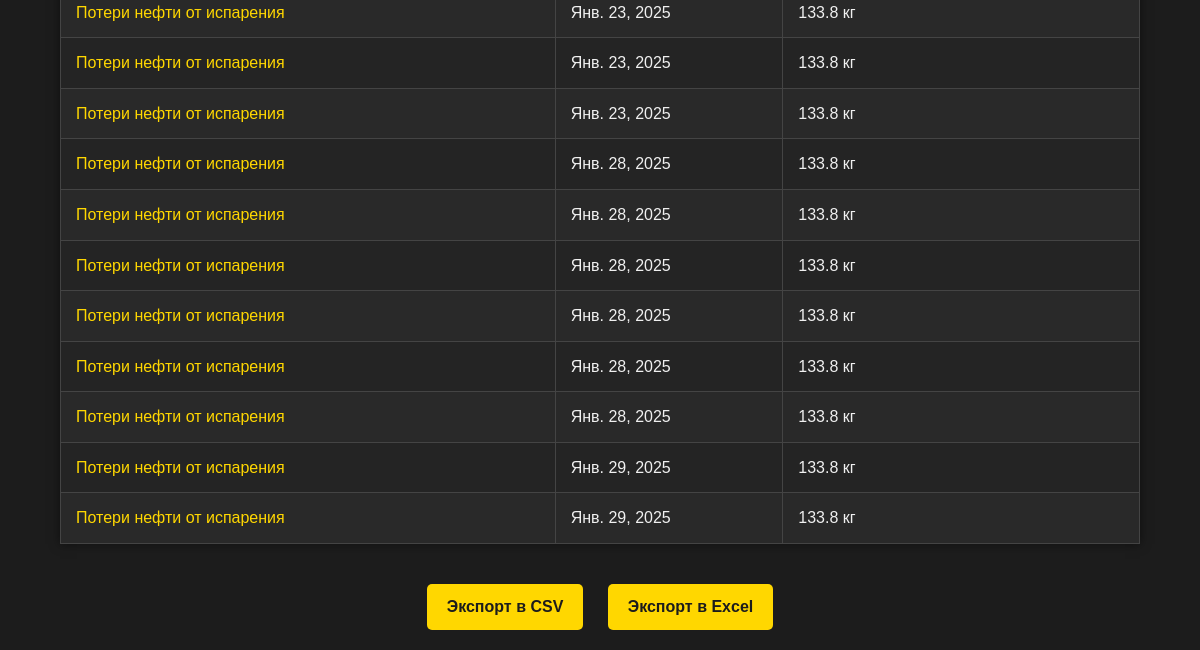
Before: /archive/ (lower part) with the older database file.
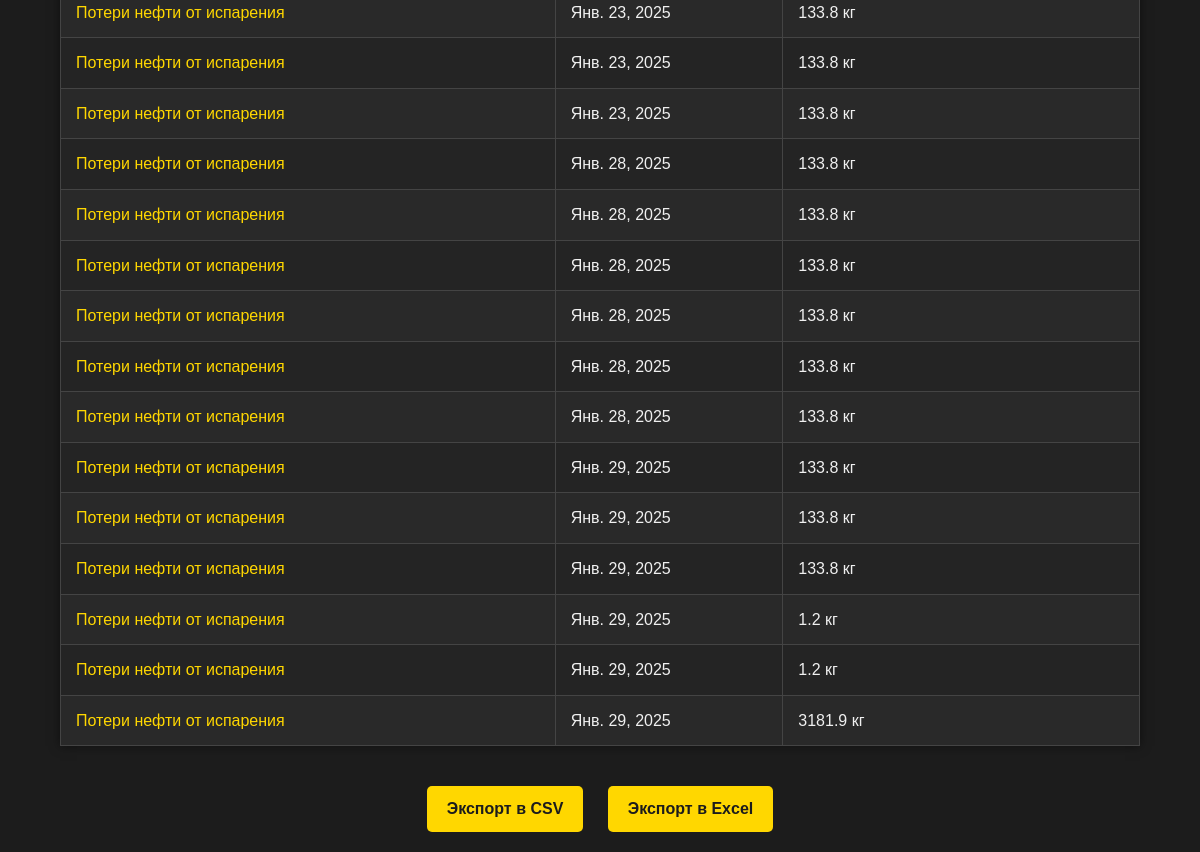
After: the same page with the newer database file.
### oil_losses/models.py (models this page shows, shortened)
class OilEvaporationLossCalculation(models.Model):
    date = models.DateField(verbose_name="Дата расчета", auto_now_add=True)
    temperature = models.FloatField(verbose_name="Температура нефти (К)")
    density_standard = models.FloatField(verbose_name="Плотность нефти при стандартных условиях (кг/м³)")
    viscosity_293 = models.FloatField(verbose_name="Кинематическая вязкость нефти при 293К (м²/с)")
    viscosity_323 = models.FloatField(verbose_name="Кинематическая вязкость нефти при 323К (м²/с)")
    duration_evaporation = models.FloatField(verbose_name="Продолжительность испарения (часы)")
    evaporation_rate = models.FloatField(verbose_name="Скорость ветра (м/с)")
    area = models.FloatField(verbose_name="Площадь испарения (м²)")
    calculated_loss = models.FloatField(verbose_name="Рассчитанные потери (кг)", blank=True, null=True)
    class Meta:
        verbose_name = "Расчет потерь нефти от испарения"
        verbose_name_plural = "Расчеты потерь нефти от испарения"

### oil_losses/views.py (the view)
# urls.py: path('archive/', views.archive, name='archive'),
def archive(request):
    calculation_type = request.GET.get('calculation_type', '')
    fuel_loss_calculations = FuelLossCalculation.objects.all()
    corrosion_loss_calculations = CorrosionLossCalculation.objects.all()
    oil_evaporation_loss_calculations = OilEvaporationLossCalculation.objects.all()
    if calculation_type == 'fuel_loss':
        corrosion_loss_calculations = []
        oil_evaporation_loss_calculations = []
    elif calculation_type == 'corrosion_loss':
        fuel_loss_calculations = []
        oil_evaporation_loss_calculations = []
    elif calculation_type == 'oil_evaporation_loss':
        fuel_loss_calculations = []
        corrosion_loss_calculations = []
    context = {
        'fuel_loss_calculations': fuel_loss_calculations,
        'corrosion_loss_calculations': corrosion_loss_calculations,
        'oil_evaporation_loss_calculations': oil_evaporation_loss_calculations,
        'selected_calculation_type': calculation_type,  # Для сохранения выбранного значения в форме
    }
    return render(request, 'archive.html', context)

### oil_losses/templates/archive.html (shortened to what this page needs)
<!DOCTYPE html>
<html lang="en">
<head>
</head>
<body>
    {% include 'header.html' %}
    <table>
        {% for record in oil_evaporation_loss_calculations %}
        <tr>
            <td><a href="/oil_evaporation_loss_detail/{{ record.id }}">Потери нефти от испарения</a></td>
            <td>{{ record.date }}</td>
            <td>{{ record.calculated_loss }} кг</td>
        </tr>
        {% endfor %}
    </table>
<div style="text-align: center; margin: 20px;">
    <a href="{% url 'export_csv' %}?calculation_type={{ selected_calculation_type }}" class="export-button">Экспорт в CSV</a>
    <a href="{% url 'export_excel' %}?calculation_type={{ selected_calculation_type }}" class="export-button">Экспорт в Excel</a>
</div>
</body>
</html>

### oil_losses/templates/header.html (shortened to what this page needs)
<!DOCTYPE html>
<html lang="en">
<head>
</head>
<body>
<!DOCTYPE html>
<html lang="en">
<head>
</head>
<body>
</body>
</html>
</body>
</html>

### oil_losses/templates/archive.html (style rules this page uses)
body { font-family: Arial, sans-serif; margin: 0; padding: 0; background-color: #1c1c1c; color: #f0f0f0; line-height: 1.6; }
table { width: 90%; margin: 0 auto 40px auto; border-collapse: collapse; background-color: #292929; box-shadow: 0 0 10px rgba(0, 0, 0, 0.5); }
tr:nth-child(even) { background-color: #242424; }
.export-button { display: inline-block; padding: 10px 20px; margin: 0 10px; background-color: #ffd700; color: #1c1c1c; text-decoration: none; border-radius: 5px; font-weight: bold; transition: background-color 0.3s ease; }

### oil_losses/templates/header.html (style rules this page uses)
body { font-family: Arial, sans-serif; margin: 0; padding: 0; background-color: #1c1c1c; color: #f0f0f0; line-height: 1.6; }
table { width: 90%; margin: 0 auto 40px auto; border-collapse: collapse; background-color: #292929; box-shadow: 0 0 10px rgba(0, 0, 0, 0.5); }
tr:nth-child(even) { background-color: #242424; }

Changed rows visible on the page:
added OilEvaporationLossCalculation: date "Янв. 29, 2025", calculated_loss "133.8"
added OilEvaporationLossCalculation: date "Янв. 29, 2025", calculated_loss "1.2"
added OilEvaporationLossCalculation: date "Янв. 29, 2025", calculated_loss "1.2"
added OilEvaporationLossCalculation: date "Янв. 29, 2025", calculated_loss "3181.9"
